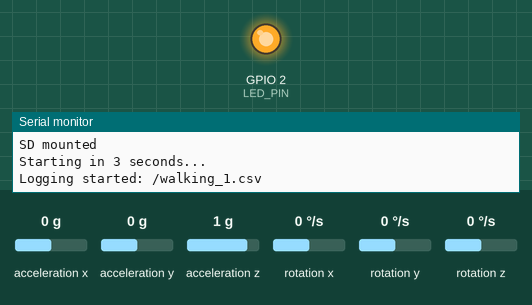
This sketch was run on a simulated ESP32. Shown: output pins drawn as LEDs (lit = HIGH), the last lines printed to the serial monitor. Wiring (inferred from the names in the program): MPU-6050 motion sensor at I2C address 0x68. The test bench sets the inputs (shaded band); at power-on: acceleration x 0 g, acceleration y 0 g, acceleration z 1 g, rotation x 0 °/s, rotation y 0 °/s, rotation z 0 °/s. Storage starts empty.

Above: at 4.1 s.
At 34.1 s:
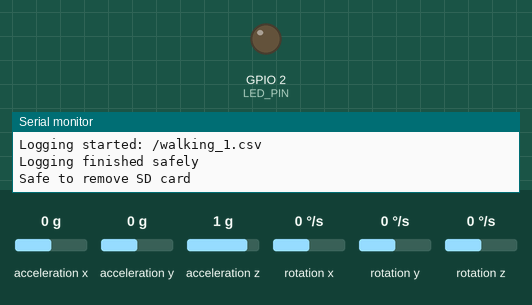
Timing chart, 0 to 35.6 s (numbered marks = the images above):
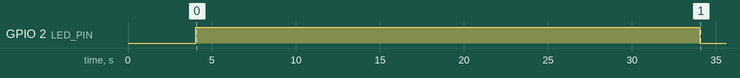

Measured:
- by itself, GPIO 2 (LED_PIN): HIGH → LOW at 34.0 s

The sketch:

imu_sd_timed_logger.ino
```cpp
// ESP32 IMU + SD timed logger
// Logs MPU6050 acceleration and gyroscope data to MicroSD as CSV
// Current version: timed logging, no button required
// Tested sample rate: approximately 83 Hz
// Hardware: ESP32 Dev Module, MPU6050, MicroSD module

#include <Wire.h>
#include <SPI.h>
#include <SD.h>
#include <math.h>

// -------------------------
// Test settings
// CHANGE THESE FOR EACH TEST
// -------------------------
#define TEST_NAME "walking"
#define LOG_DURATION_MS 30000

// -------------------------
// Hardware pins
// -------------------------
#define SD_CS_PIN 5
#define MPU_ADDR 0x68
#define LED_PIN 2

// -------------------------
// Timing settings
// -------------------------
#define START_DELAY_MS 3000
#define SAMPLE_DELAY_MS 10
#define FLUSH_EVERY_ROWS 10

File f;

bool logging = false;
bool finished = false;

int rowCount = 0;
unsigned long logStartTime = 0;

void setup() {
  Serial.begin(115200);
  delay(1000);

  pinMode(LED_PIN, OUTPUT);
  digitalWrite(LED_PIN, LOW);

  Serial.println("Booting");

  // -------------------------
  // MPU6050 setup
  // -------------------------
  Wire.begin(21, 22); // SDA, SCL

  Wire.beginTransmission(MPU_ADDR);
  Wire.write(0x6B);   // Power management register
  Wire.write(0);      // Wake MPU6050

  if (Wire.endTransmission(true) != 0) {
    Serial.println("MPU6050 not found");
    while (true) delay(1000);
  }

  Serial.println("MPU6050 found");

  // -------------------------
  // SD setup
  // -------------------------
  SPI.begin(18, 19, 23, SD_CS_PIN); // SCK, MISO, MOSI, CS

  if (!SD.begin(SD_CS_PIN, SPI, 1000000)) {
    Serial.println("SD mount failed");
    while (true) delay(1000);
  }

  Serial.println("SD mounted");

  Serial.println("Starting in 3 seconds...");
  delay(START_DELAY_MS);

  startLogging();
}

void loop() {
  if (finished) {
    delay(1000);
    return;
  }

  if (logging) {
    if (millis() - logStartTime >= LOG_DURATION_MS) {
      stopLogging();
      return;
    }

    logIMURow();
    delay(SAMPLE_DELAY_MS);
  }
}

void startLogging() {
  String filename = nextFilename();

  f = SD.open(filename, FILE_WRITE);

  if (!f) {
    Serial.println("File open failed");
    while (true) delay(1000);
  }

  f.println("test_name,millis,elapsed_ms,ax_g,ay_g,az_g,gx_dps,gy_dps,gz_dps,accel_mag_g,accel_dynamic_g");
  f.flush();

  rowCount = 0;
  logStartTime = millis();
  logging = true;

  digitalWrite(LED_PIN, HIGH);

  Serial.print("Logging started: ");
  Serial.println(filename);
}

void stopLogging() {
  logging = false;

  f.flush();
  f.close();

  digitalWrite(LED_PIN, LOW);

  Serial.println("Logging finished safely");
  Serial.println("Safe to remove SD card");

  finished = true;
}

String nextFilename() {
  int sessionNumber = 1;
  String filename = "/" + String(TEST_NAME) + "_" + String(sessionNumber) + ".csv";

  while (SD.exists(filename)) {
    sessionNumber++;
    filename = "/" + String(TEST_NAME) + "_" + String(sessionNumber) + ".csv";
  }

  return filename;
}

void logIMURow() {
  Wire.beginTransmission(MPU_ADDR);
  Wire.write(0x3B);
  Wire.endTransmission(false);
  Wire.requestFrom(MPU_ADDR, 14, true);

  if (Wire.available() < 14) {
    Serial.println("MPU read failed");
    return;
  }

  int16_t ax = Wire.read() << 8 | Wire.read();
  int16_t ay = Wire.read() << 8 | Wire.read();
  int16_t az = Wire.read() << 8 | Wire.read();

  Wire.read();
  Wire.read(); // skip temperature

  int16_t gx = Wire.read() << 8 | Wire.read();
  int16_t gy = Wire.read() << 8 | Wire.read();
  int16_t gz = Wire.read() << 8 | Wire.read();

  float ax_g = ax / 16384.0;
  float ay_g = ay / 16384.0;
  float az_g = az / 16384.0;

  float gx_dps = gx / 131.0;
  float gy_dps = gy / 131.0;
  float gz_dps = gz / 131.0;

  float accel_mag_g = sqrt(ax_g * ax_g + ay_g * ay_g + az_g * az_g);
  float accel_dynamic_g = fabs(accel_mag_g - 1.0);

  unsigned long now = millis();

  f.print(TEST_NAME);
  f.print(",");
  f.print(now);
  f.print(",");
  f.print(now - logStartTime);
  f.print(",");
  f.print(ax_g, 4);
  f.print(",");
  f.print(ay_g, 4);
  f.print(",");
  f.print(az_g, 4);
  f.print(",");
  f.print(gx_dps, 2);
  f.print(",");
  f.print(gy_dps, 2);
  f.print(",");
  f.print(gz_dps, 2);
  f.print(",");
  f.print(accel_mag_g, 4);
  f.print(",");
  f.println(accel_dynamic_g, 4);

  rowCount++;

  if (rowCount % FLUSH_EVERY_ROWS == 0) {
    f.flush();
  }
}
```
